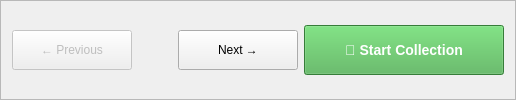
    <widget class="QFrame" name="frame_navigation">
     <property name="frameShape">
      <enum>QFrame::StyledPanel</enum>
     </property>
     <property name="frameShadow">
      <enum>QFrame::Raised</enum>
     </property>
     <layout class="QHBoxLayout" name="horizontalLayout_nav">
      <item>
       <widget class="QPushButton" name="pushButton_previous">
        <property name="enabled">
         <bool>false</bool>
        </property>
        <property name="minimumSize">
         <size>
          <width>120</width>
          <height>40</height>
         </size>
        </property>
        <property name="text">
         <string>← Previous</string>
        </property>
       </widget>
      </item>
      <item>
       <spacer name="horizontalSpacer_nav">
        <property name="orientation">
         <enum>Qt::Horizontal</enum>
        </property>
        <property name="sizeHint" stdset="0">
         <size>
          <width>40</width>
          <height>20</height>
         </size>
        </property>
       </spacer>
      </item>
      <item>
       <widget class="QPushButton" name="pushButton_next">
        <property name="minimumSize">
         <size>
          <width>120</width>
          <height>40</height>
         </size>
        </property>
        <property name="text">
         <string>Next →</string>
        </property>
       </widget>
      </item>
      <item>
       <widget class="QPushButton" name="pushButton_start">
        <property name="minimumSize">
         <size>
          <width>200</width>
          <height>50</height>
         </size>
        </property>
        <property name="styleSheet">
         <string notr="true">background-color: #4CAF50; color: white; font-weight: bold; font-size: 14px;</string>
        </property>
        <property name="text">
         <string>🚀 Start Collection</string>
        </property>
       </widget>
      </item>
     </layout>
    </widget>
